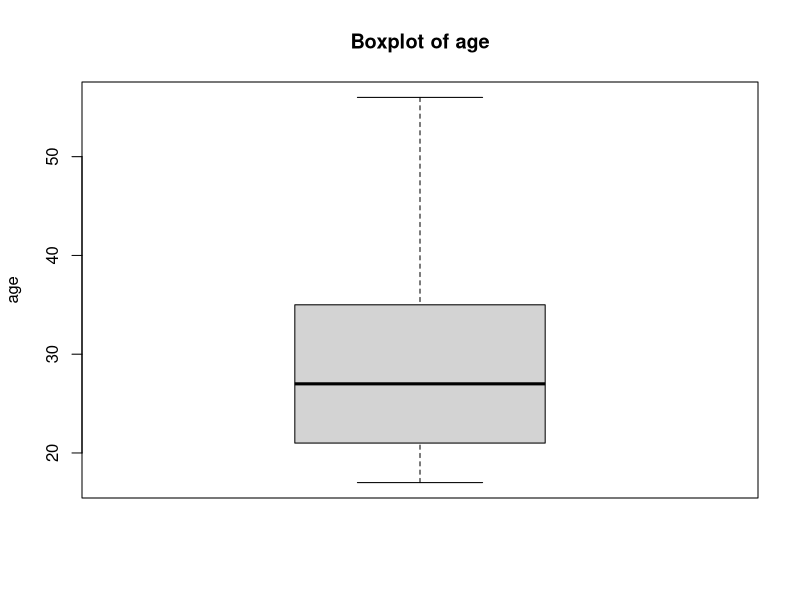
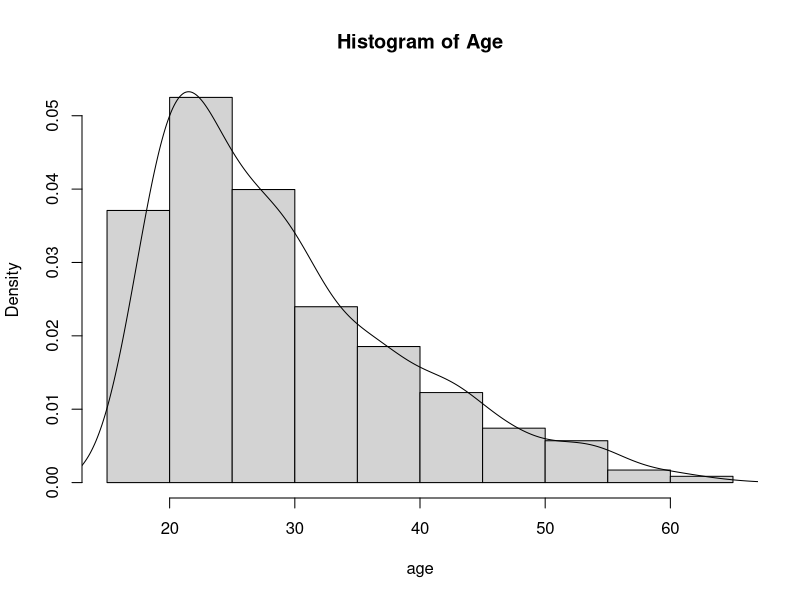

Here is the R script that generated these plots, in order:

# get the data

setwd("C:/Users/Radiet/Desktop/Autism Screening Adults")
getwd()

#read data
autismadults<-read.csv("Autism-Adult-Data.csv", stringsAsFactors = F)

#exploring the data:- whole data exploration
str(autismadults)


# convert data to appropriate class
autismadults$A1_Score <- factor(autismadults$A1_Score)
autismadults$A2_Score <- factor(autismadults$A2_Score)
autismadults$A3_Score <- factor(autismadults$A3_Score)
autismadults$A4_Score <- factor(autismadults$A4_Score)
autismadults$A5_Score <- factor(autismadults$A5_Score)
autismadults$A6_Score <- factor(autismadults$A6_Score)
autismadults$A7_Score <- factor(autismadults$A7_Score)
autismadults$A8_Score <- factor(autismadults$A8_Score)
autismadults$A9_Score <- factor(autismadults$A9_Score)
autismadults$A10_Score <- factor(autismadults$A10_Score)
autismadults$age <- as.numeric(autismadults$age)
autismadults$result <- factor(autismadults$result)
autismadults$gender <- factor(autismadults$gender)
autismadults$ethnicity <- factor(autismadults$ethnicity)
autismadults$jundice <- factor(autismadults$jundice)
autismadults$family_autism <- factor(autismadults$family_autism)
autismadults$contry_of_res <- factor(autismadults$contry_of_res)
autismadults$used_app_before <- factor(autismadults$used_app_before)
autismadults$age_desc <- factor(autismadults$age_desc)
autismadults$relation <- factor(autismadults$relation)
autismadults$Class.ASD <- factor(autismadults$Class.ASD)

#check class
str(autismadults)


#summarise numerical variable
autismadults <- autismadults[autismadults$age < 150,]
summary(autismadults$age)
boxplot(autismadults$age, main="Boxplot of age", ylab="age", outline = FALSE)
hist(autismadults$age, freq = F, main = "Histogram of Age", xlab = "age") 
lines(density(sort(autismadults$age)))




#exploring ASD cases
table(autismadults$Class.ASD)
Classper<-prop.table(table(autismadults$Class.ASD))*100
round(Classper,digits = 1)


#........ cross tab and chi square for individual characters........................
#exploring ethnicity ratio 
table(autismadults$ethnicity)
table(autismadults$ethnicity, useNA = "ifany")
ethnper<-prop.table(table(autismadults$ethnicity, useNA = "ifany"))*100
round(ethnper,digits = 1)
table(autismadults$relation, useNA = "ifany")

# exploring female male ratio
table(autismadults$gender)
genper<-table(autismadults$gender)
genper<-prop.table(table(autismadults$gender))*100
round(genper,digits = 1)

#.......Cross tabulation and chi square ..................

#Cross tabulation and chi square for  Class.ASD with ethnicity 
table.ethnicity.ASD<-xtabs(~ autismadults$ethnicity + autismadults$Class.ASD)
table.ethnicity.ASD
chisq.test(table.ethnicity.ASD)

#Cross tabulation and chi square for Class.ASD with gender
table.gender.ASD<-xtabs(~ autismadults$gender+ autismadults$Class.ASD)
table.gender.ASD
chisq.test(table.gender.ASD)



#Cross tabulation and chi square for Class.ASD with jundice
table.jundice.ASD<-xtabs(~ autismadults$jundice+ autismadults$Class.ASD)
table.jundice.ASD
chisq.test(table.jundice.ASD)


#Cross tabulation and chi square for Class.ASD with family_autism
table.famautism.ASD<-xtabs(~ autismadults$family_autism+ autismadults$Class.ASD)
table.famautism.ASD
chisq.test(table.famautism.ASD)


#Cross tabulation and chi square for Class.ASD with country of Residence
table.count.ASD<-xtabs(~ autismadults$contry_of_res+ autismadults$Class.ASD)
table.count.ASD
chisq.test(table.count.ASD)
table(autismadults$contry_of_res, useNA = "ifany")

#Cross tabulation and chi square for Class.ASD with used app before 
table.app.ASD<-xtabs(~ autismadults$used_app_before+ autismadults$Class.ASD)
table.app.ASD
chisq.test(table.app.ASD)


#Cross tabulation and chi square for Class.ASD with result
table.result.ASD<-xtabs(~ autismadults$result+ autismadults$Class.ASD)
table.result.ASD
chisq.test(table.result.ASD)


#Cross tabulation and chi square for Class.ASD with age description
table.agedesc.ASD<-xtabs(~ autismadults$age_desc+ autismadults$Class.ASD)
table.agedesc.ASD
chisq.test(table.agedesc.ASD)


#Cross tabulation and chi square for Class.ASD with relation
table.relation.ASD<-xtabs(~ autismadults$relation + autismadults$Class.ASD)
table.relation.ASD
chisq.test(table.relation.ASD)


#............... Chi Square test for A1-A10 scores..................

#Cross tabulation and chi square for Class.ASD with A1_Score
table.A1.ASD<-xtabs(~ autismadults$A1_Score+ autismadults$Class.ASD)
table.A1.ASD
chisq.test(table.A1.ASD)
#p-value = 8.302e-15

#Cross tabulation and chi square for Class.ASD with A2_Score
table.A2.ASD<-xtabs(~ autismadults$A2_Score+ autismadults$Class.ASD)
table.A2.ASD
chisq.test(table.A2.ASD)

#Cross tabulation and chi square for Class.ASD with A3_Score
table.A3.ASD<-xtabs(~ autismadults$A3_Score+ autismadults$Class.ASD)
table.A3.ASD
chisq.test(table.A3.ASD)

#Cross tabulation and chi square for Class.ASD with A4_Score
table.A4.ASD<-xtabs(~ autismadults$A4_Score+ autismadults$Class.ASD)
table.A4.ASD
chisq.test(table.A4.ASD)

#Cross tabulation and chi square for Class.ASD with A5_Score
table.A5.ASD<-xtabs(~ autismadults$A5_Score+ autismadults$Class.ASD)
table.A5.ASD
chisq.test(table.A5.ASD)


#Cross tabulation and chi square for Class.ASD with A6_Score
table.A6.ASD<-xtabs(~ autismadults$A6_Score+ autismadults$Class.ASD)
table.A6.ASD
chisq.test(table.A6.ASD)

#Cross tabulation and chi square for Class.ASD with A7_Score
table.A7.ASD<-xtabs(~ autismadults$A7_Score+ autismadults$Class.ASD)
table.A7.ASD
chisq.test(table.A7.ASD)

#Cross tabulation and chi square for Class.ASD with A8_Score
table.A8.ASD<-xtabs(~ autismadults$A8_Score+ autismadults$Class.ASD)
table.A8.ASD
chisq.test(table.A8.ASD)

#Cross tabulation and chi square for Class.ASD with A9_Score
table.A9.ASD<-xtabs(~ autismadults$A9_Score+ autismadults$Class.ASD)
table.A9.ASD
chisq.test(table.A9.ASD)

#Cross tabulation and chi square for Class.ASD with A10_Score
table.A10.ASD<-xtabs(~ autismadults$A10_Score+ autismadults$Class.ASD)
table.A10.ASD
chisq.test(table.A10.ASD)
